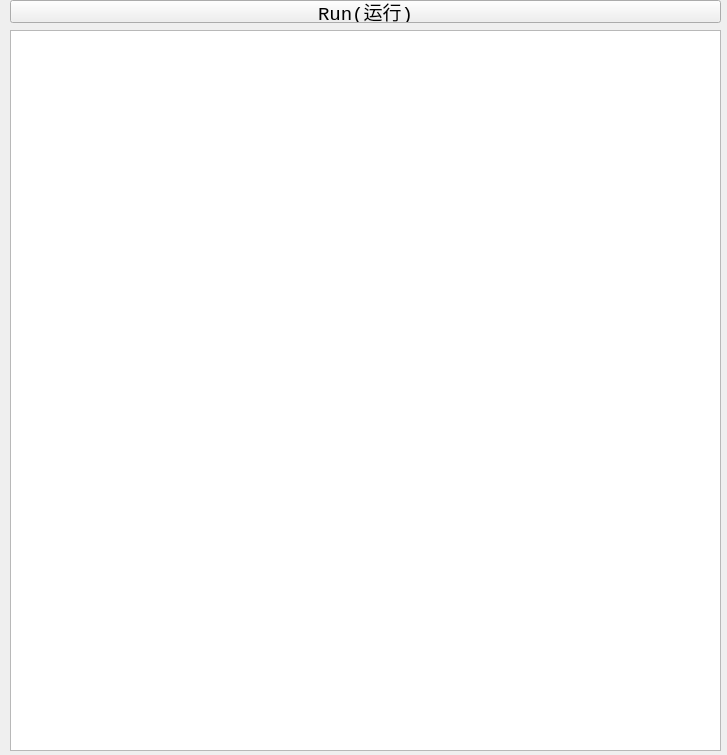
<?xml version="1.0" encoding="UTF-8"?>
<ui version="4.0">
 <class>MainWindow</class>
 <widget class="QMainWindow" name="MainWindow">
  <property name="geometry">
   <rect>
    <x>0</x>
    <y>0</y>
    <width>727</width>
    <height>755</height>
   </rect>
  </property>
  <property name="windowTitle">
   <string>python script</string>
  </property>
  <widget class="QWidget" name="centralwidget">
   <widget class="QPushButton" name="pushButton">
    <property name="geometry">
     <rect>
      <x>10</x>
      <y>0</y>
      <width>711</width>
      <height>23</height>
     </rect>
    </property>
    <property name="font">
     <font>
      <family>Consolas</family>
      <pointsize>14</pointsize>
     </font>
    </property>
    <property name="text">
     <string>Run(运行)</string>
    </property>
   </widget>
   <widget class="QTextEdit" name="textEdit">
    <property name="geometry">
     <rect>
      <x>10</x>
      <y>30</y>
      <width>711</width>
      <height>721</height>
     </rect>
    </property>
    <property name="font">
     <font>
      <family>Consolas</family>
      <pointsize>22</pointsize>
     </font>
    </property>
   </widget>
  </widget>
 </widget>
 <resources/>
 <connections/>
</ui>
